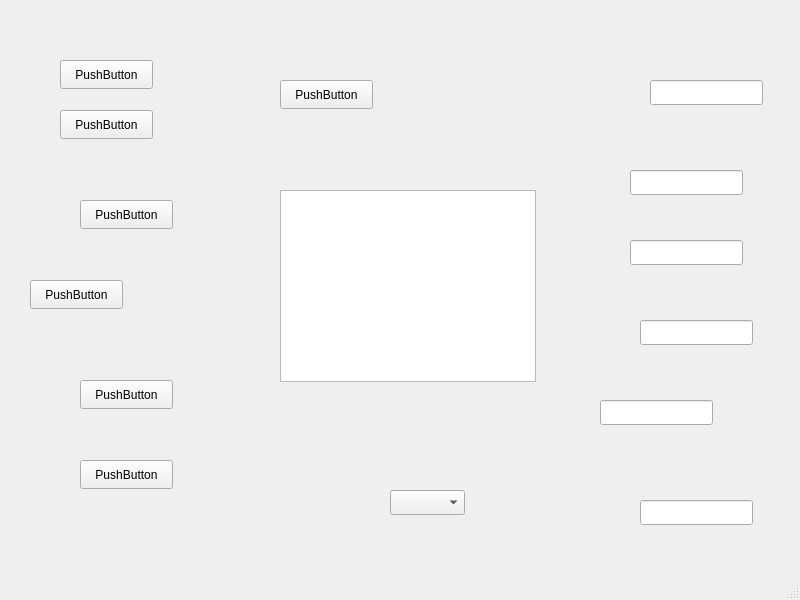
<?xml version="1.0" encoding="UTF-8"?>
<ui version="4.0">
 <class>MainWindow</class>
 <widget class="QMainWindow" name="MainWindow">
  <property name="geometry">
   <rect>
    <x>0</x>
    <y>0</y>
    <width>800</width>
    <height>600</height>
   </rect>
  </property>
  <property name="windowTitle">
   <string>MainWindow</string>
  </property>
  <widget class="QWidget" name="centralwidget">
   <widget class="QPushButton" name="pushButton">
    <property name="geometry">
     <rect>
      <x>60</x>
      <y>110</y>
      <width>93</width>
      <height>29</height>
     </rect>
    </property>
    <property name="text">
     <string>PushButton</string>
    </property>
   </widget>
   <widget class="QPushButton" name="pushButton_2">
    <property name="geometry">
     <rect>
      <x>80</x>
      <y>200</y>
      <width>93</width>
      <height>29</height>
     </rect>
    </property>
    <property name="text">
     <string>PushButton</string>
    </property>
   </widget>
   <widget class="QPushButton" name="pushButton_3">
    <property name="geometry">
     <rect>
      <x>30</x>
      <y>280</y>
      <width>93</width>
      <height>29</height>
     </rect>
    </property>
    <property name="text">
     <string>PushButton</string>
    </property>
   </widget>
   <widget class="QPushButton" name="pushButton_4">
    <property name="geometry">
     <rect>
      <x>80</x>
      <y>380</y>
      <width>93</width>
      <height>29</height>
     </rect>
    </property>
    <property name="text">
     <string>PushButton</string>
    </property>
   </widget>
   <widget class="QPushButton" name="pushButton_5">
    <property name="geometry">
     <rect>
      <x>80</x>
      <y>460</y>
      <width>93</width>
      <height>29</height>
     </rect>
    </property>
    <property name="text">
     <string>PushButton</string>
    </property>
   </widget>
   <widget class="QPushButton" name="pushButton_6">
    <property name="geometry">
     <rect>
      <x>60</x>
      <y>60</y>
      <width>93</width>
      <height>29</height>
     </rect>
    </property>
    <property name="text">
     <string>PushButton</string>
    </property>
   </widget>
   <widget class="QLineEdit" name="lineEdit">
    <property name="geometry">
     <rect>
      <x>650</x>
      <y>80</y>
      <width>113</width>
      <height>25</height>
     </rect>
    </property>
   </widget>
   <widget class="QLineEdit" name="lineEdit_2">
    <property name="geometry">
     <rect>
      <x>630</x>
      <y>170</y>
      <width>113</width>
      <height>25</height>
     </rect>
    </property>
   </widget>
   <widget class="QLineEdit" name="lineEdit_3">
    <property name="geometry">
     <rect>
      <x>630</x>
      <y>240</y>
      <width>113</width>
      <height>25</height>
     </rect>
    </property>
   </widget>
   <widget class="QLineEdit" name="lineEdit_4">
    <property name="geometry">
     <rect>
      <x>640</x>
      <y>320</y>
      <width>113</width>
      <height>25</height>
     </rect>
    </property>
   </widget>
   <widget class="QLineEdit" name="lineEdit_5">
    <property name="geometry">
     <rect>
      <x>600</x>
      <y>400</y>
      <width>113</width>
      <height>25</height>
     </rect>
    </property>
   </widget>
   <widget class="QLineEdit" name="lineEdit_6">
    <property name="geometry">
     <rect>
      <x>640</x>
      <y>500</y>
      <width>113</width>
      <height>25</height>
     </rect>
    </property>
   </widget>
   <widget class="QComboBox" name="comboBox">
    <property name="geometry">
     <rect>
      <x>390</x>
      <y>490</y>
      <width>75</width>
      <height>25</height>
     </rect>
    </property>
   </widget>
   <widget class="QTableWidget" name="tableWidget">
    <property name="geometry">
     <rect>
      <x>280</x>
      <y>190</y>
      <width>256</width>
      <height>192</height>
     </rect>
    </property>
   </widget>
   <widget class="QPushButton" name="pushButton_7">
    <property name="geometry">
     <rect>
      <x>280</x>
      <y>80</y>
      <width>93</width>
      <height>29</height>
     </rect>
    </property>
    <property name="text">
     <string>PushButton</string>
    </property>
   </widget>
  </widget>
  <widget class="QMenuBar" name="menubar">
   <property name="geometry">
    <rect>
     <x>0</x>
     <y>0</y>
     <width>800</width>
     <height>26</height>
    </rect>
   </property>
  </widget>
  <widget class="QStatusBar" name="statusbar"/>
 </widget>
 <resources/>
 <connections/>
</ui>
